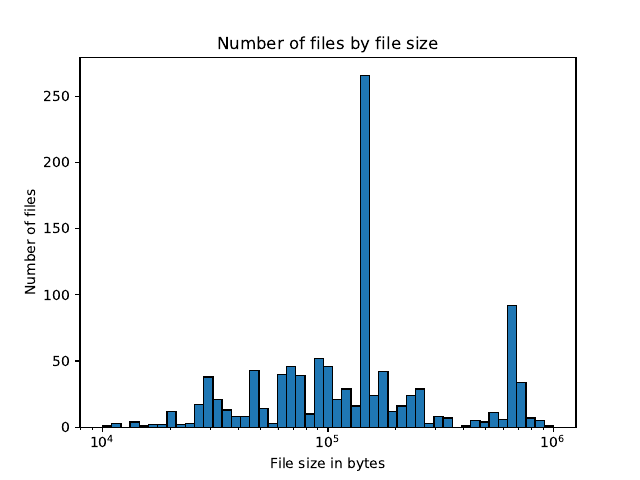

Reproduce this figure in Python.
#!/usr/bin/env python3
# https://stackoverflow.com/questions/47850202/plotting-a-histogram-on-a-log-scale-with-matplotlib?rq=1
import pandas as pd
import numpy as np
import matplotlib.pyplot as plt
import csv
from graph_paths import nodefile

x = list()

# iterate rows of csv
with open(nodefile) as f:
    r=csv.reader(f)
    for row in r:
        c=row[3]
        if c.isdigit():
            x.append(int(c))

x = pd.Series(x)

logbins = np.logspace(4,6,50)
plt.hist(x, bins=logbins, edgecolor="black")
plt.xscale('log')
plt.title("Number of files by file size")
plt.ylabel("Number of files")
plt.xlabel("File size in bytes")
#plt.grid(True)
#plt.show()
plt.savefig("node_hist_by_size.pdf")

